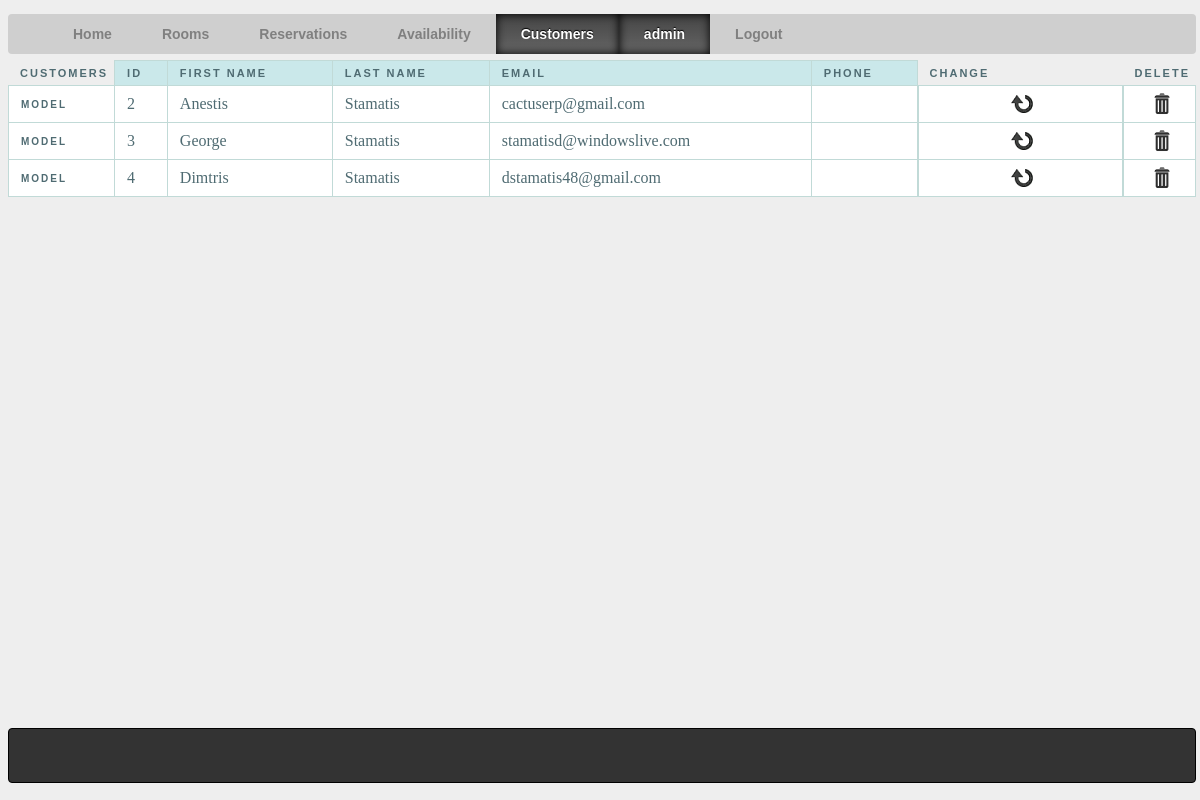
The app's page /eBookingAdmin/index.php?p=customers (signed in) with its own data.
### tables this page shows
CREATE TABLE IF NOT EXISTS `users` (
  `ID` int(11) NOT NULL,
  `First_Name` varchar(40) NOT NULL,
  `Last_Name` varchar(40) NOT NULL,
  `username` varchar(40) NOT NULL,
  `Email` varchar(150) NOT NULL,
  `password` varchar(40) NOT NULL,
  `role` enum('admin','regular') NOT NULL DEFAULT 'regular'
);

CREATE TABLE IF NOT EXISTS `customer` (
  `ID` int(11) NOT NULL,
  `Fname` varchar(32) NOT NULL,
  `Lname` varchar(32) NOT NULL,
  `Email` varchar(50) NOT NULL,
  `Password` varchar(32) NOT NULL,
  `Address` varchar(100) NOT NULL,
  `Phone` int(15) NOT NULL
);

### eBookingAdmin/Pages/customers.php (the view, shortened to what this page needs)
<?php
$counter = 0;
    $sql="SELECT * FROM customer";
	$result = mysql_query($sql);
    echo "<table id='mytable' cellspacing='0' summary='The technical specifications of the Apple PowerMac G5 series' width:100%';>";
    echo "<tr>";
    echo "<th scope='col' abbr='Configurations' class='nobg'>Customers</th>";
    echo "<th scope='col'>";
    echo "Id";
    echo "</th>";
    echo "<th scope='col'>";
    echo "First Name";
    echo "</th>";
    echo "<th scope='col'>";
    echo "Last Name";
    echo "</th>";
   echo "<th scope='col'>";
   echo "Email";
   echo "</th>";
   echo "<th scope='col'>";
   echo "Phone";
   echo "</th>";
   echo "<th scope='col' abbr='Configurations' class='nobg2'>Change</th>";
   echo "<th scope='col' abbr='Configurations' class='nobg2'>Delete</th>";
   echo "</tr>";
   while ( $row = mysql_fetch_array($result)){
   echo "<tr  id='row".$counter."'>";
   echo "<th scope='row' abbr='Model' class='spec'>Model</th>";
   echo "<td>";
   echo $row[0];
   echo "</td>";
   echo "<td>";
   echo $row[1];
   echo "</td>";
   echo "<td>";
   echo $row[2];
   echo "</td>";
   echo "<td>";
   echo $row[3];
   echo "</td>";
   echo "<td>";
   echo "</td>";
   echo "<th scope='row' abbr='Model' class='spec'>";
   ?>
    <div class='popbox'>
  	 <a  class='open' href='#'>
      <img id='trashIM' src='Photos/refresh.png' >
    </a>
  </div>
   <?php
   echo "</th>";
   echo " <th scope='row' abbr='Model' class='spec'><center><img id='trashIM' src='Photos/trash_recyclebin_empty_closed.png'  onclick='CustomerDeleteButton(".$row[0]." , ".$counter.")'  /></center></th>";
   echo "</tr>";
   $counter++;
   }
   echo "</table>";
?>

### eBookingAdmin/Menus/main.php (shortened to what this page needs)
<center>
<ul id="mmenu">
			<?php
  			if(!isset($_GET['p'])){
            echo "<li class='green'><a class='active' href='index.php'>Home</a></li>";
            }
            else {
            echo "<li class='green'><a  href='index.php'>Home</a></li>";
            }
            if(($_GET['p']) == rooms){
            echo "<li class='yellow'><a class='active' href='index.php?p=rooms&z=all'>Rooms</a></li>";
            }
            else {
            echo "<li class='yellow'><a  href='index.php?p=rooms&z=all'>Rooms</a></li>";
            }
            if(($_GET['p']) == reservations){
            echo "<li class='red'><a class='active' href='index.php?p=reservations'>Reservations</a></li>";
            }
            else {
            echo "<li class='red'><a  href='index.php?p=reservations'>Reservations</a></li>";
            }
            if(($_GET['p']) == availability){
            echo "<li class='purple'><a class='active' href='index.php?p=availability'>Availability</a></li>";
            }
            else {
            echo "<li class='purple'><a  href='index.php?p=availability'>Availability</a></li>";
            }
            if(($_GET['p']) == customers){
            echo "<li class='blue'><a class='active' href='index.php?p=customers'>Customers</a></li>";
            }
            else {
            echo "<li class='blue'><a  href='index.php?p=customers'>Customers</a></li>";
            }
            $result = mysql_query("SELECT Username FROM users WHERE ID = '".$_SESSION['userID']."'");
            $row = mysql_fetch_array($result);
            if(($_GET['p']) == customers){
            echo "<li class='blue'><a class='active' href='index.php?p=customers'>".$row[0]."</a></li>";
            }
            else {
            echo "<li class='blue'><a  href='index.php?p=customers'>".$row[0]."</a></li>";
            }
            echo "<li class='blue'><a  href='Pages/logout.php'>Logout</a></li>";
?>
</ul>
</center>

### eBookingAdmin/Css/menu.css (style rules this page uses)
#mmenu li { float:left; padding:0px; }
#mmenu li a { background:#cfcfcf; display:block; text-align:center; text-decoration:none; color:gray; line-height:40px; padding:0px 25px; }
a.active:link, a.active:active, a.active:visited { color: #fff !important; text-shadow: 0px -1px 1px #000!important; background-image: -moz-linear-gradient(top, #444, #666)!important; background-image: -webkit-gradient(linear, 0% 0%, 0% 100%, from(#444), to(#666))!important; box-shadow: inset 0 0 10px #000; -moz-box-shadow: inset 0 0 10px #000; -webkit-box-shadow: inset 0 0 10px #000; }

### eBookingAdmin/Css/tables.css (style rules this page uses)
a { color: #c75f3e; }
#mytable { width: 100%; padding: 0; margin: 0; }
th { font: bold 11px "Trebuchet MS", Verdana, Arial, Helvetica, sans-serif; color: #4f6b72; border-right: 1px solid #C1DAD7; border-bottom: 1px solid #C1DAD7; border-top: 1px solid #C1DAD7; letter-spacing: 2px; text-transform: uppercase; text-align: left; padding: 6px 6px 6px 12px; background: #CAE8EA url(images/bg_header.jpg) no-repeat; }
th.nobg { border-top: 0; border-left: 0; border-right: 1px solid #C1DAD7; background: none; width:100px; }
th.nobg2 { border-top: 0; border-left: 0; border-right: 0; background: none; width:50px; }
td { border-right: 1px solid #C1DAD7; border-bottom: 1px solid #C1DAD7; background: #fff; padding: 6px 6px 6px 12px; color: #4f6b72; }
th.spec { border-left: 1px solid #C1DAD7; border-top: 0; background: #fff url(images/bullet1.gif) no-repeat; font: bold 10px "Trebuchet MS", Verdana, Arial, Helvetica, sans-serif; background-color: }

### eBookingAdmin/Css/login.css (style rules this page uses)
* { -moz-box-sizing: border-box; -webkit-box-sizing: border-box; box-sizing: border-box; }

### records on screen
users: username "admin"
customer: ID "2", Fname "Anestis", Lname "Stamatis", Email "cactuserp@gmail.com"
customer: ID "3", Fname "George", Lname "Stamatis", Email "stamatisd@windowslive.com"
customer: ID "4", Fname "Dimtris", Lname "Stamatis", Email "dstamatis48@gmail.com"
